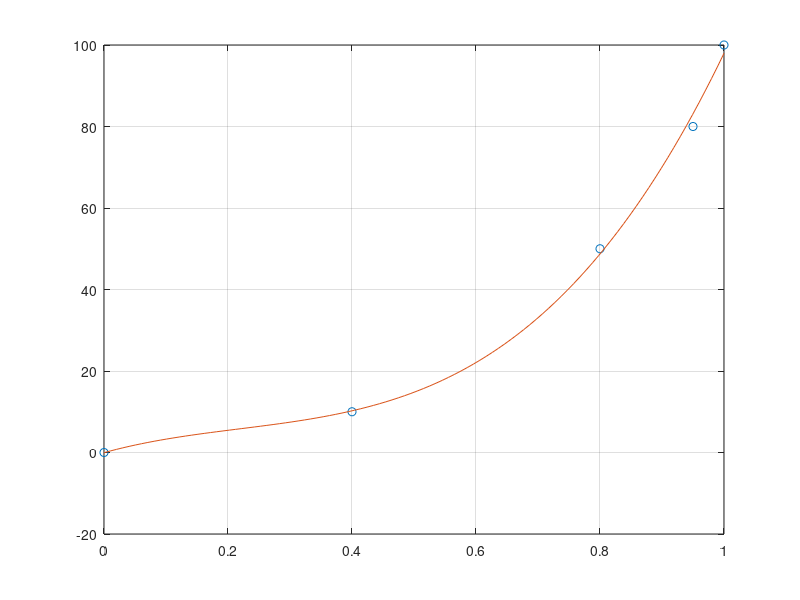

MATLAB code for this plot:
% 快乐：嘴角上扬状
% 0.8-0.99
x = [0, 0.4, 0.8, 0.95, 1]; % 输入已知的 x 坐标
y = [0, 10, 50, 80, 100]; % 输入已知的 y 坐标
p = polyfit(x, y, 3);
% 愤怒：咬牙切齿挤眼睛状
% 0.2-0.45
% 恐惧：挑高眉毛闭嘴状
% 0.3-0.5
% 惊讶：大张嘴状
% 0.2-0.6
% 悲伤：嘴角下压状
% 0.2-0.4
% 厌恶：挤眼睛嘴角下压状
% 0.02-0.05



xx = linspace(min(x), max(x), 100);
yy = polyval(p, xx);
plot(x, y, 'o', xx, yy, '-');
grid on;
disp('拟合多项式解析式:');
disp(p);
